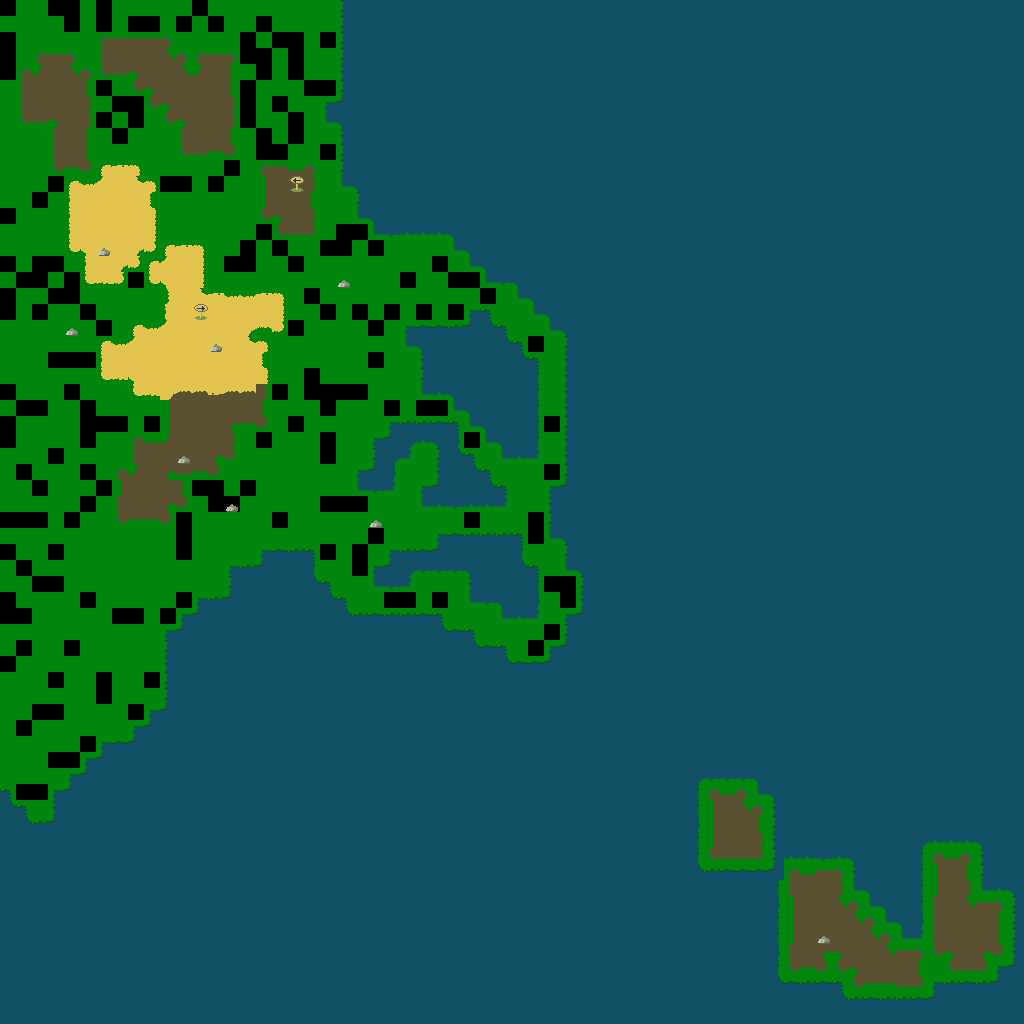

Tiled map render using the project's own tile images. Description and the map definition, with tile-layer contents summarised, below:
An orthogonal 64x64 tile map with 16x16 px tiles, 2 tile layers (Underlay, Overlay).

<map version="1.4" tiledversion="1.4.2" orientation="orthogonal" renderorder="right-down" width="64" height="64" tilewidth="16" tileheight="16" infinite="0" nextlayerid="3" nextobjectid="1">
 <tileset firstgid="1" source="../ICONGFX0.XLD/0/0_Test.tsx" />
 <layer id="1" name="Underlay" width="64" height="64">
  <data>[4096 cells, 4096 non-empty, 65 distinct tile ids]</data>
 </layer>
 <layer id="2" name="Overlay" width="64" height="64">
  <data>[4096 cells, 10 non-empty, 3 distinct tile ids]</data>
 </layer>
</map>